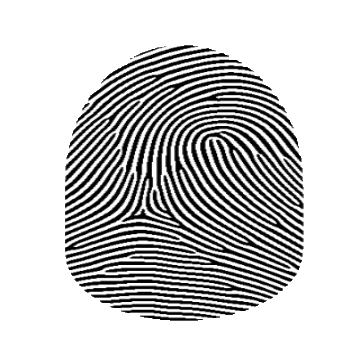
#> input picture segmented_img.tif, 360 x 360 px, given in place of segmented_img.jpg, which was not available
$ python fourierTransform.py   (Python 2 division)
#> lines starting #> are read from the running program, lines starting #| are printed output that depends on the picture; pictures that were not available may be replaced by others from this repository, and a replacement may not be noted
import numpy as np
import cv2
from matplotlib import pyplot as plt

img = cv2.imread('segmented_img.jpg',0)
#> img is the input picture: shape (360, 360); min 0, max 255, mean 199

dft = cv2.dft(np.float32(img),flags = cv2.DFT_COMPLEX_OUTPUT)
dft_shift = np.fft.fftshift(dft)

magnitude_spectrum = 20*np.log(cv2.magnitude(dft_shift[:,:,0],dft_shift[:,:,1]))
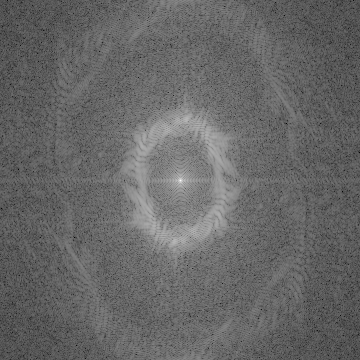
#> magnitude_spectrum: shape (360, 360) float32; min 51.74, max 341.3, mean 169.1; drawn with min black and max white

plt.subplot(121),plt.imshow(img, cmap = 'gray')
plt.title('Input Image'), plt.xticks([]), plt.yticks([])
plt.subplot(122),plt.imshow(magnitude_spectrum, cmap = 'gray')
plt.title('Magnitude Spectrum'), plt.xticks([]), plt.yticks([])
plt.show()
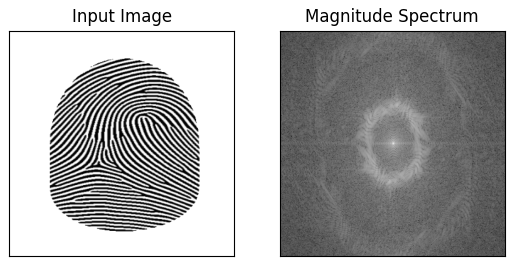
#> figure drawn by matplotlib, 2 panels

rows, cols = img.shape
#> rows = 360; cols = 360
crow,ccol = rows/2 , cols/2
#> crow = 180; ccol = 180

# create a mask first, center square is 1, remaining all zeros
mask = np.zeros((rows,cols,2),np.uint8)
mask[crow-30:crow+30, ccol-30:ccol+30] = 1

# apply mask and inverse DFT
fshift = dft_shift*mask
f_ishift = np.fft.ifftshift(fshift)
img_back = cv2.idft(f_ishift)
img_back = cv2.magnitude(img_back[:,:,0],img_back[:,:,1])
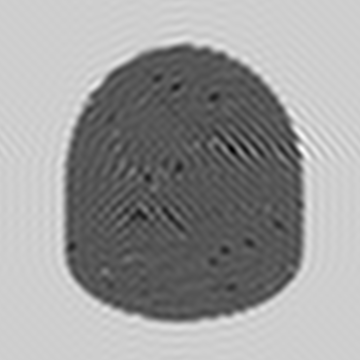
#> img_back: shape (360, 360) float32; min 3715725.5, max 39948612, mean 25795560; drawn with min black and max white

plt.subplot(121),plt.imshow(img, cmap = 'gray')
plt.title('Input Image'), plt.xticks([]), plt.yticks([])
plt.subplot(122),plt.imshow(img_back, cmap = 'gray')
plt.title('Magnitude Spectrum'), plt.xticks([]), plt.yticks([])
plt.show()
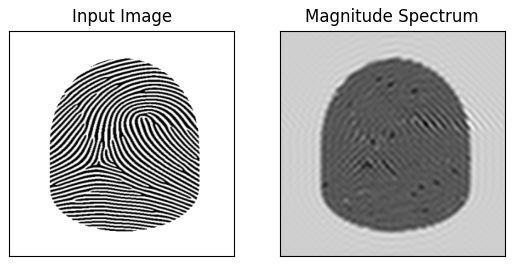
#> figure drawn by matplotlib, 2 panels
